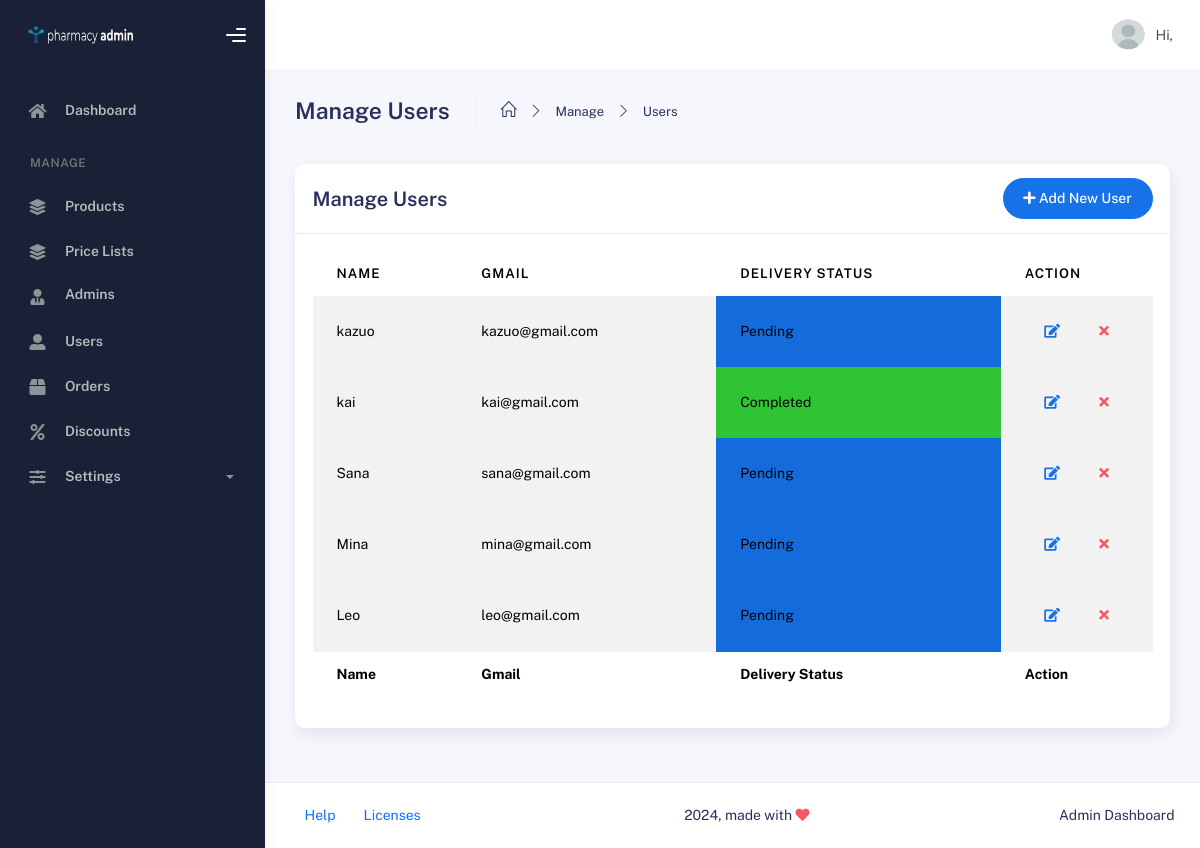
Page /admin/manage_users.php on the committed database.
### tables this page shows
CREATE TABLE `tbl_user` (
  `id` int(11) NOT NULL,
  `username` varchar(255) DEFAULT NULL,
  `password` varchar(255) NOT NULL,
  `gmail` varchar(255) NOT NULL,
  `delivery_status` varchar(255) DEFAULT NULL
);

### admin/manage_users.php (the view, shortened to what this page needs)
<!DOCTYPE html>
<html lang="en">
<head>
    <link rel="stylesheet" href="css/bootstrap.min.css" />
    <link rel="stylesheet" href="css/plugins.min.css" />
    <link rel="stylesheet" href="css/kaiadmin.min.css" />
    <link rel="stylesheet" href="css/demo.css" />
</head>
<body>
    <div class="wrapper">
        <?php include ('partials/sidebar1.php') ?>
        <div class="main-panel">
            <?php include 'partials/main_header.php' ?>
            <div class="container">
                <div class="page-inner">
                    <div class="page-header">
                        <h3 class="fw-bold mb-3">Manage Users</h3>
                        <ul class="breadcrumbs mb-3">
                            <li class="nav-home">
                                <a href="./index1.php">
                                    <i class="icon-home"></i>
                                </a>
                            </li>
                            <li class="separator">
                                <i class="icon-arrow-right"></i>
                            </li>
                            <li class="nav-item">
                                <a href="#">Manage</a>
                            </li>
                            <li class="separator">
                                <i class="icon-arrow-right"></i>
                            </li>
                            <li class="nav-item">
                                <a href="#">Users</a>
                            </li>
                        </ul>
                    </div>
                    <div class="row">
                        <div class="col-md-12">
                            <div class="card">
                                <div class="card-header">
                                    <div class="d-flex align-items-center">
                                        <h4 class="card-title">Manage Users</h4>
                                        <button class="btn btn-primary btn-round ms-auto" data-bs-toggle="modal"
                                            data-bs-target="#addUserModal">
                                            <i class="fa fa-plus"></i>
                                            Add New User
                                        </button>
                                    </div>
                                </div>
                                <div class="card-body">
                                    <div class="table-responsive">
                                        <table class="display table table-striped table-hover">
                                            <thead>
                                                <tr>
                                                    <th>Name</th>
                                                    <th>Gmail</th>
                                                    <th>Delivery Status</th>
                                                    <th style="width: 10px; height: 10px;">Action</th>
                                                </tr>
                                            </thead>
                                            <tfoot>
                                                <tr>
                                                    <th>Name</th>
                                                    <th>Gmail</th>
                                                    <th>Delivery Status</th>
                                                    <th style="width: 10px; height: 10px;">Action</th>
                                                </tr>
                                            </tfoot>
                                            <tbody>
                                                <?php
                                                $sql2 = "SELECT * FROM tbl_user";
                                                $result2 = mysqli_query($conn, $sql2);
                                                while ($rows = mysqli_fetch_assoc($result2)) {
                                                    $id = $rows['id'];
                                                    $username = $rows['username'];
                                                    $gmail = $rows['gmail'];
                                                    $delivery_status = $rows['delivery_status'];
                                                    ?>
                                                    <tr>
                                                        <td><?php echo $username; ?></td>
                                                        <td><?php echo $gmail ?></td>
                                                        <td class="<?php if ($delivery_status == 'Pending') {
                                                            echo 'btn-primary';
                                                        } else if ($delivery_status == 'Completed') {
                                                            echo 'btn-success';
                                                        }
                                                        ?>">
                                                            <?php echo $delivery_status ?>
                                                        </td>
                                                        <td>
                                                            <div class="form-button-action">
                                                                <a href="./edit_users.php?id=<?php echo $id; ?>"
                                                                    class="btn btn-link btn-primary ">
                                                                    <i class="fa fa-edit"></i>
                                                                </a>
                                                                <a href="./manage_users.php?delete=true & id=<?php echo $id; ?>"
                                                                    class="btn btn-link btn-danger">
                                                                    <i class="fa fa-times"></i>
                                                                </a>
                                                            </div>
                                                        </td>
                                                    </tr>
                                                </tbody>
                                            <?php } ?>
                                        </table>
                                    </div>
                                </div>
                            </div>
                        </div>
                    </div>
                </div>
            </div>
            <?php include "partials/footer.php" ?>
        </div>
    </div>
</body>
</html>

### rows in the picture
tbl_user: username "kazuo", gmail "kazuo@gmail.com", delivery_status "Pending"
tbl_user: username "kai", gmail "kai@gmail.com", delivery_status "Completed"
tbl_user: username "Sana", gmail "sana@gmail.com", delivery_status "Pending"
tbl_user: username "Mina", gmail "mina@gmail.com", delivery_status "Pending"
tbl_user: username "Leo", gmail "leo@gmail.com", delivery_status "Pending"
